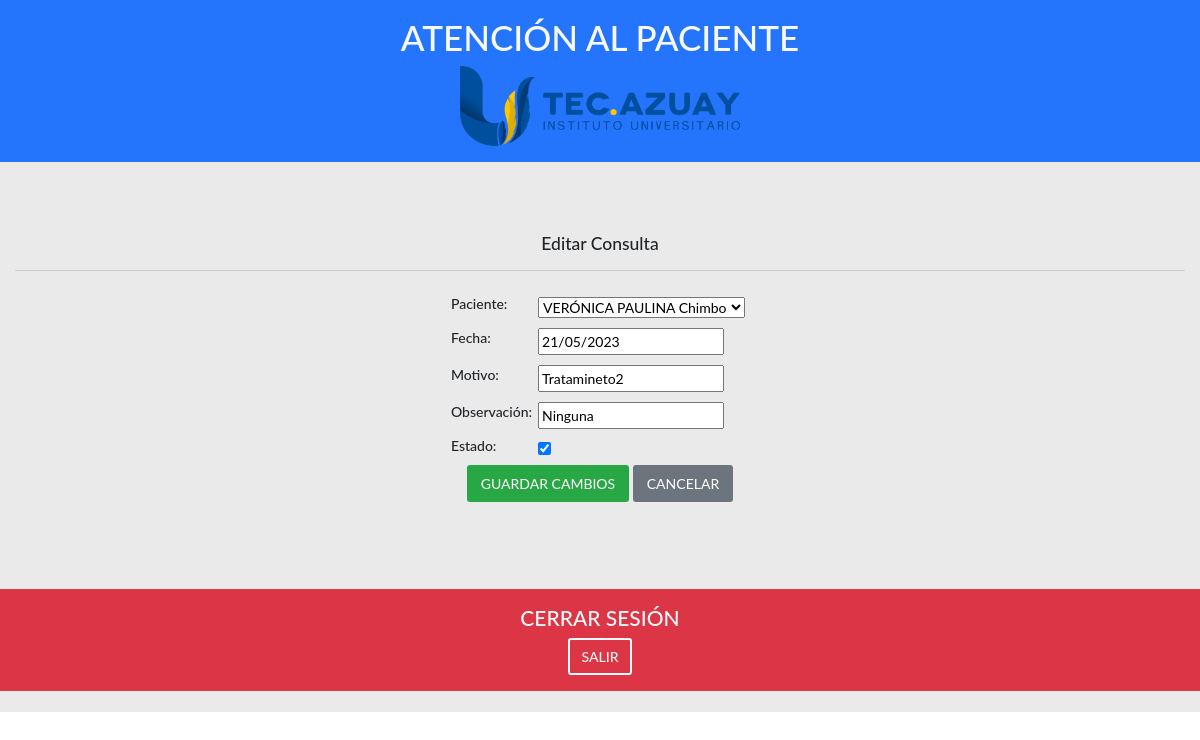
The app's page /home/consultas/edit/1 (signed in) with its own data.
### app/models.py (models this page shows, shortened)
class Consulta(models.Model):
    paciente = models.ForeignKey(Paciente, on_delete=models.PROTECT, verbose_name="Paciente", related_name="consulta_paciente")
    fecha = models.DateField("Fecha", default=date.today, null=False, blank=False)
    motivo = models.CharField("Motivo", max_length=200, blank=False, null=False)
    observacion = models.CharField("Observación", max_length=100, blank=True, null=True)
    estado = models.BooleanField("Estado", default=True)
    fecha_registro = models.DateTimeField('Fecha de registro', auto_now=False, auto_now_add=True)
    slug = AutoSlugField(populate_from=generar_slug, editable=False)
    class Meta:
        db_table = 'consulta'

### app/views.py (the view)
# urls.py: path('home/consultas/edit/<int:pk>', ConsultaEditView.as_view(), name='consulta_edit'),
class ConsultaEditView(LoginRequiredMixin, UpdateView):
    template_name = 'consulta/form.html'
    model = Consulta
    form_class = ConsultaForm
    success_url = reverse_lazy('consulta_list')
    slug_url_kwarg='slug'
    def get_context_data(self, **kwargs):
        context = super().get_context_data(**kwargs)
        context['title_form'] = 'Editar Consulta'
        return context

### app/forms.py
class ConsultaForm(ModelForm):
    def __init__(self, *args, **kwargs):
        super().__init__(*args, **kwargs)
    class Meta:
        model = Consulta
        fields = '__all__'
        exclude = ['fecha_registro']

### app/models.py (called while the page is built)
    def __str__(self):
        return '{0} {1}'.format(self.nombre, self.apellido)

### app/templates/consulta/form.html
{% extends 'base/form_create.html' %}
{% load static %}
{% block card_body %}
    <table class="mx-auto">
        {{ form.as_table }}
    </table>
{% endblock %}
{% block atras %}
    <a href="{% url 'consulta_list' %}" class="btn btn-secondary">CANCELAR</a>
{% endblock %}

### static_local/css/style.css (style rules this page uses)
table > tbody > tr { padding: 0px 0px !important; }
table > tbody > tr > td { padding: 5px 5px !important; }
table > tbody > tr > td { color: #505f66 !important; }

### records on screen
Consulta: paciente "VERÓNICA PAULINA Chimbo", fecha "21/05/2023", motivo "Tratamineto2", observacion "Ninguna", estado "☑"

### other values on screen
{{ title_form }} "Editar Consulta"
